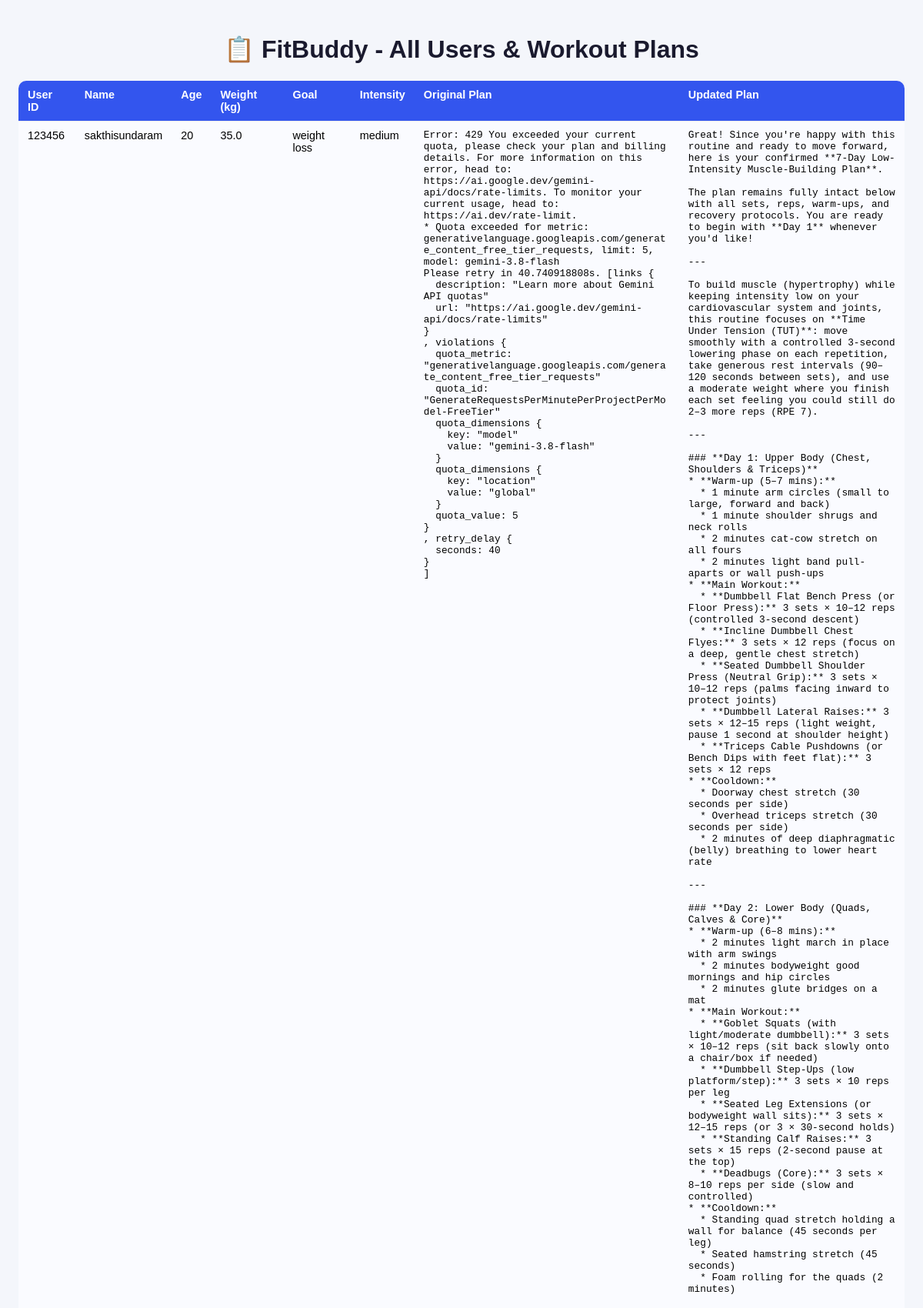
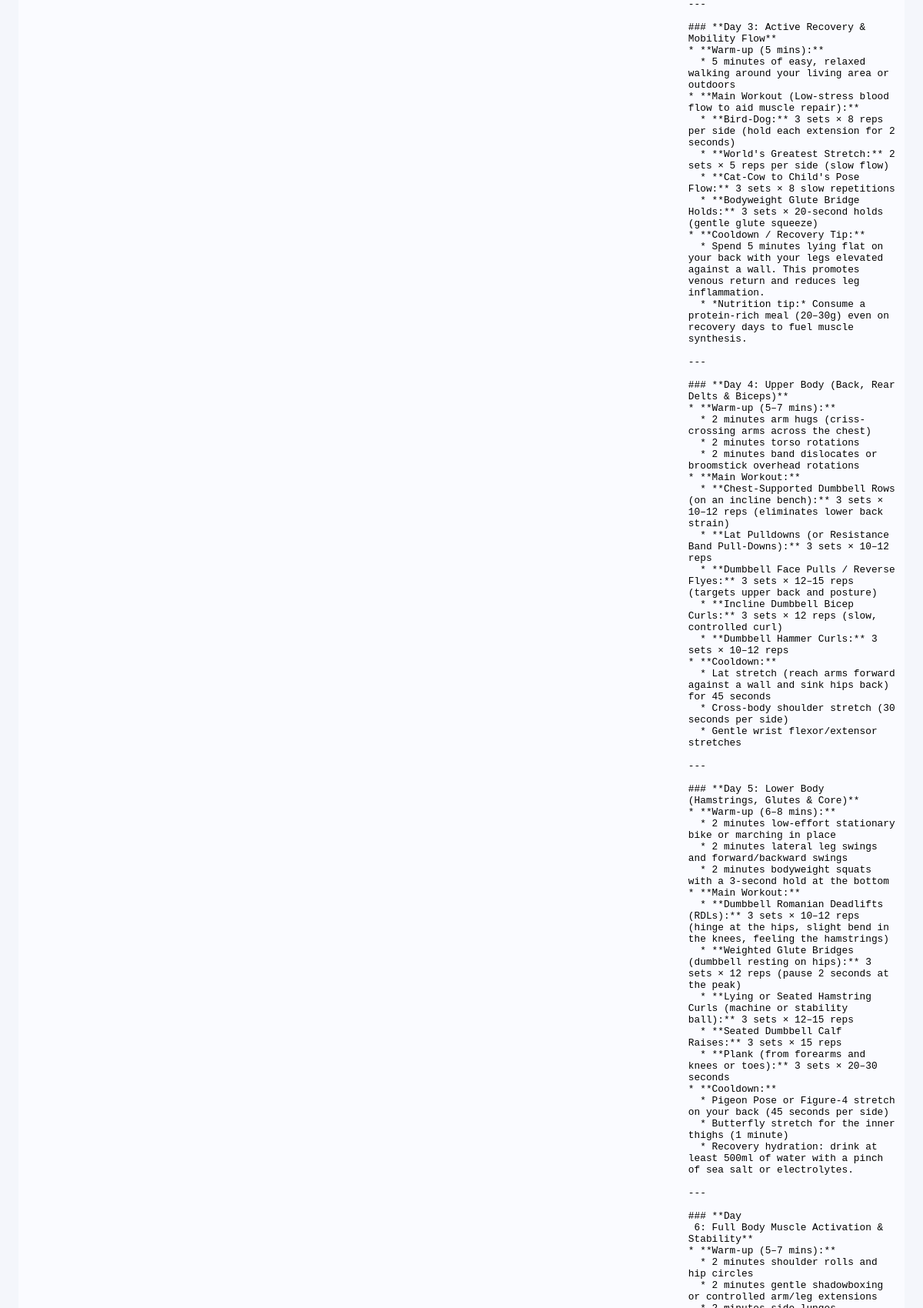
Screenshot of /view-all-users (upper part) with the database file from the repository (2 pictures, top to bottom).
### app/database.py (models this page shows)
class User(Base):
    __tablename__ = "users"
    id = Column(Integer, primary_key=True, index=True)
    name = Column(String, nullable=False)
    age = Column(Integer, nullable=False)
    weight = Column(Float, nullable=False)
    goal = Column(String, nullable=False)
    intensity = Column(String, nullable=False)
    schedule = Column(Integer, default=7)

class WorkoutPlan(Base):
    __tablename__ = "plans"
    id = Column(Integer, primary_key=True, index=True)
    user_id = Column(Integer, ForeignKey("users.id"))
    original_plan = Column(String)
    updated_plan = Column(String, nullable=True)
    nutrition_tip = Column(String, nullable=True)

### app/routes.py (the view)
@router.get("/view-all-users", response_class=HTMLResponse)
def view_all_users(request: Request):
    users = get_all_users()
    plans = {p.user_id: p for p in get_all_plans()}
    user_data = []
    for user in users:
        plan = plans.get(user.id)
        user_data.append({
            "id": user.id,
            "name": user.name,
            "age": user.age,
            "weight": user.weight,
            "goal": user.goal,
            "intensity": user.intensity,
            "original_plan": plan.original_plan if plan else "N/A",
            "updated_plan": plan.updated_plan if plan and plan.updated_plan else "Not updated",
        })
    return templates.TemplateResponse(request, "all_users.html", {
        "users": user_data,
    })

### app/templates/all_users.html (shortened to what this page needs)
<!DOCTYPE html>
<html lang="en">
<head>
</head>
<body>
  <h1>📋 FitBuddy - All Users &amp; Workout Plans</h1>
  <div class="table-wrap">
    <table>
      <tr>
        <th>User ID</th>
        <th>Name</th>
        <th>Age</th>
        <th>Weight (kg)</th>
        <th>Goal</th>
        <th>Intensity</th>
        <th>Original Plan</th>
        <th>Updated Plan</th>
      </tr>
      {% for user in users %}
      <tr>
        <td>{{ user.id }}</td>
        <td>{{ user.name }}</td>
        <td>{{ user.age }}</td>
        <td>{{ user.weight }}</td>
        <td>{{ user.goal }}</td>
        <td>{{ user.intensity }}</td>
        <td><pre>{{ user.original_plan }}</pre></td>
        <td><pre>{{ user.updated_plan }}</pre></td>
      </tr>
      {% endfor %}
    </table>
  </div>
</body>
</html>

### app/templates/all_users.html (style rules this page uses)
* { box-sizing: border-box; }
body { margin: 0; font-family: Arial, sans-serif; background: #f4f6fb; padding: 24px; }
h1 { text-align: center; color: #1a1a2e; }
.table-wrap { overflow-x: auto; }
table { width: 100%; border-collapse: collapse; background: #fff; border-radius: 10px; overflow: hidden; box-shadow: 0 6px 20px rgba(0,0,0,0.08); }
th, td { padding: 10px 12px; border-bottom: 1px solid #eee; text-align: left; vertical-align: top; font-size: 0.9rem; }
th { background: #3355ee; color: #fff; position: sticky; top: 0; }
pre { white-space: pre-wrap; word-wrap: break-word; max-width: 320px; font-size: 0.8rem; margin: 0; }
tr:nth-child(even) { background: #fafbff; }

### rows the page displays
User: id "123456", name "sakthisundaram", weight "35.0", goal "weight loss", intensity "medium"
WorkoutPlan: original_plan "Error: 429 You exceeded your current quota, please check your plan and billing details. For more information on this error, head to: https://ai.google.dev/gemini-api/docs/rate-limits. To monitor your current usage, head to: https://ai.dev/rate-limit. * Quota exceeded for metric: generativelanguage.googleapis.com/generate_content_free_tier_requests, limit: 5, model: gemini-3.8-flash Please retry in 40.740918808s. [links { description: \"Learn more about Gemini API quotas\" url: \"https://ai.google.dev/gemini-api/docs/rate-limits\" } , violations { quota_metric: \"generativelanguage.googleapis.com/generate_content_free_tier_requests\" quota_id: \"GenerateRequestsPerMinutePerProjectPerModel-FreeTier\"…"

### other values shown
{{ user.age }} "20"
